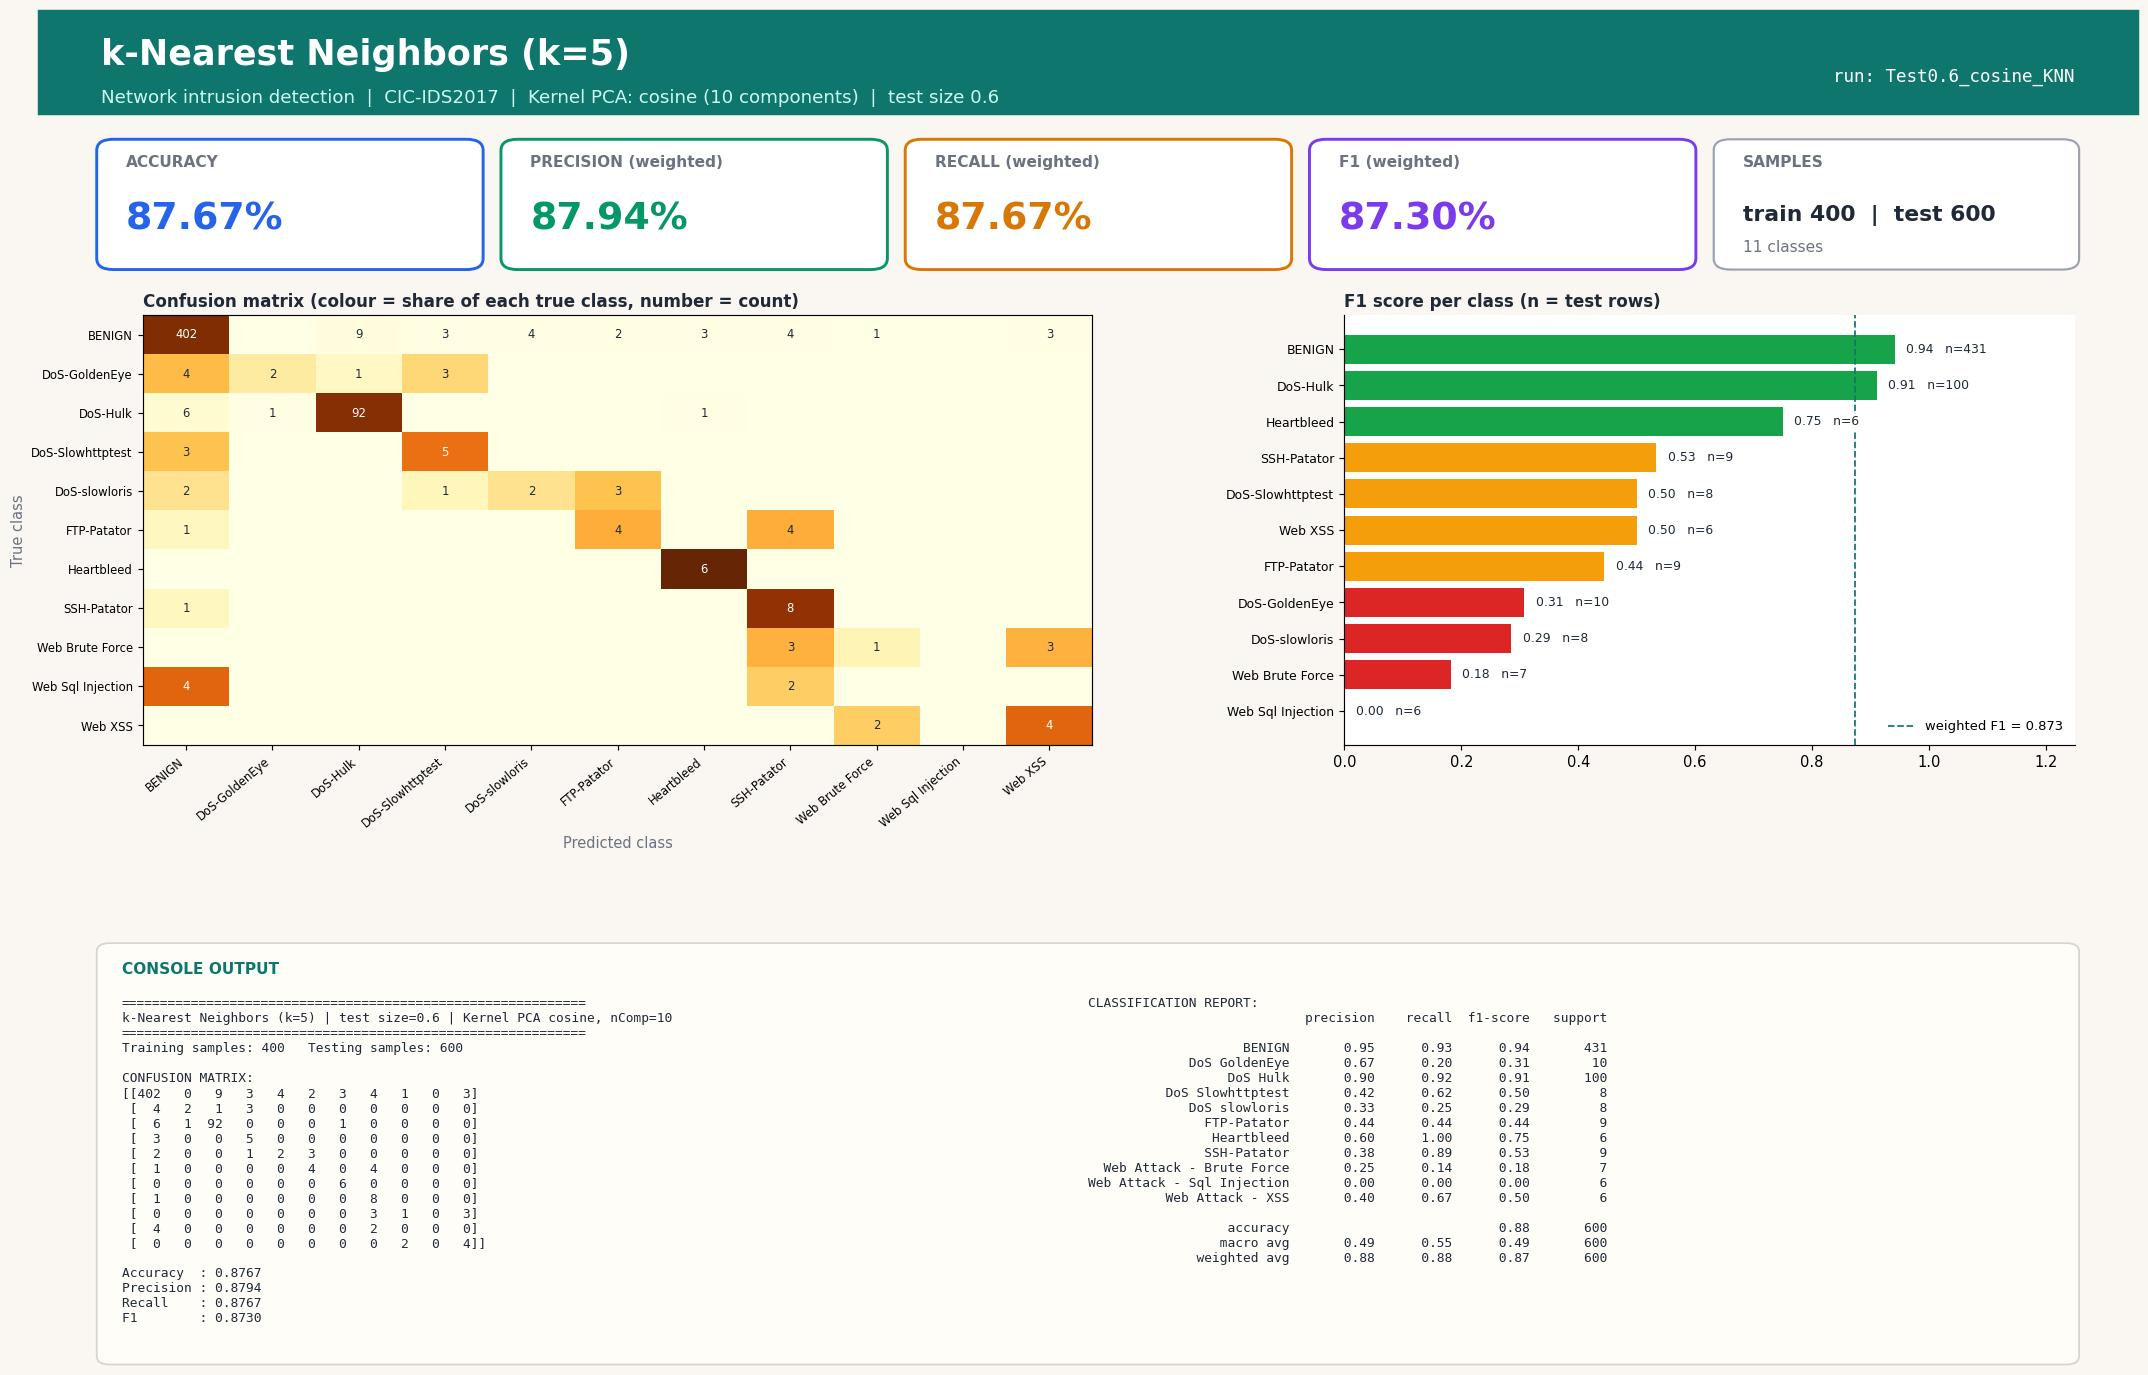

Recreate this plot in Python.
#!/usr/bin/env python3
"""k-Nearest Neighbors (k=5) | Test size 0.6 | Kernel PCA kernel=cosine, n_components=10
CIC-IDS2017 (Tue+Wed+Thu-morning) 1000-row stratified sample.
Run in any IDE (Spyder / VS Code / PyCharm / Jupyter): open the file and press Run, no arguments needed.
Saves next to this file: 'Test0.6_cosine_KNN.jpg' - one image with the console output (confusion matrix, metrics, classification report) plus charts."""
import json, os
import numpy as np
import matplotlib.pyplot as plt
from sklearn.decomposition import KernelPCA
from sklearn.neighbors import KNeighborsClassifier
from sklearn.metrics import (accuracy_score, classification_report, confusion_matrix,
                             f1_score, precision_score, recall_score)
from sklearn.model_selection import train_test_split
from sklearn.preprocessing import StandardScaler

TEST_SIZE, KERNEL, N_COMP, ALG, ALG_NAME = 0.6, "cosine", 10, "KNN", "k-Nearest Neighbors (k=5)"
try:
    HERE = os.path.dirname(os.path.abspath(__file__))
except NameError:                      # Jupyter / interactive console
    HERE = os.getcwd()
def _find_root():                      # folder that contains data/sample.npz (works from any working directory)
    for p in (HERE, os.path.join(HERE, ".."), os.path.join(HERE, "..", ".."), os.getcwd()):
        if os.path.exists(os.path.join(p, "data", "sample.npz")):
            return os.path.abspath(p)
    raise FileNotFoundError("data/sample.npz not found - run prepare_data.py or keep the repo folder structure")
ROOT = _find_root()
tag = f"Test{TEST_SIZE}_{KERNEL}_{ALG}"

# 1. LOAD cached, cleaned sample (see prepare_data.py)
d = np.load(os.path.join(ROOT, "data", "sample.npz"), allow_pickle=True)
X, y, class_names = d["X"], d["y"], [str(c).replace("�", "-") for c in d["classes"]]

# 2. SPLIT
X_train, X_test, y_train, y_test = train_test_split(
    X, y, test_size=TEST_SIZE, random_state=42, stratify=y)

# 3. SCALE (fit on train only)
scaler = StandardScaler()
X_train = scaler.fit_transform(X_train); X_test = scaler.transform(X_test)

# 4. DIMENSIONALITY REDUCTION: Kernel PCA (fit on train only; gamma = sklearn default 1/n_features)
kpca = KernelPCA(n_components=N_COMP, kernel=KERNEL, random_state=0)
X_train = kpca.fit_transform(X_train); X_test = kpca.transform(X_test)

# 5. CLASSIFIER
classifier = KNeighborsClassifier(n_neighbors=5)
classifier.fit(X_train, y_train)
y_pred = classifier.predict(X_test)

# 6. METRICS
labels = np.arange(len(class_names))
cm = confusion_matrix(y_test, y_pred, labels=labels)
res = dict(test_size=TEST_SIZE, kernel=KERNEL, n_components=N_COMP, algorithm=ALG, model=ALG_NAME,
           n_train=int(len(y_train)), n_test=int(len(y_test)),
           accuracy=accuracy_score(y_test, y_pred),
           precision=precision_score(y_test, y_pred, average="weighted", zero_division=0),
           recall=recall_score(y_test, y_pred, average="weighted", zero_division=0),
           f1=f1_score(y_test, y_pred, average="weighted", zero_division=0))
report = classification_report(y_test, y_pred, labels=labels, target_names=class_names, zero_division=0)
lines = ["=" * 60, f"{ALG_NAME} | test size={TEST_SIZE} | Kernel PCA {KERNEL}, nComp={N_COMP}", "=" * 60,
         f"Training samples: {len(y_train)}   Testing samples: {len(y_test)}", "", "CONFUSION MATRIX:", np.array2string(cm), ""]
for k in ("accuracy", "precision", "recall", "f1"): lines.append(f"{k.capitalize():10s}: {res[k]:.4f}")
lines += ["", "CLASSIFICATION REPORT:", report]
console_output = "\n".join(lines); print(console_output)

# 7. VISUAL OUTPUT: ONE report-style image (banner, KPI cards, charts, console output) - real results only
from matplotlib.patches import FancyBboxPatch, Rectangle
short = [c.replace("Web Attack - ", "Web ").replace("DoS ", "DoS-") for c in class_names]
rep = classification_report(y_test, y_pred, labels=labels, target_names=class_names, zero_division=0, output_dict=True)
cmn = cm / np.maximum(cm.sum(axis=1, keepdims=True), 1)          # row-normalised = per-class recall
INK, MUTED, BG, ACC = "#1f2937", "#6b7280", "#faf7f2", "#0f766e"
fig = plt.figure(figsize=(20, 13.2), dpi=105, facecolor=BG)
fig.add_artist(Rectangle((0, 0.925), 1, 0.075, transform=fig.transFigure, color=ACC, zorder=0))
fig.text(0.03, 0.968, f"{ALG_NAME}", fontsize=24, fontweight="bold", color="white", va="center")
fig.text(0.03, 0.937, f"Network intrusion detection  |  CIC-IDS2017  |  Kernel PCA: {KERNEL} ({N_COMP} components)  |  test size {TEST_SIZE}",
         fontsize=12.5, color="#ccfbf1", va="center")
fig.text(0.97, 0.952, f"run: {tag}", fontsize=12, color="white", ha="right", va="center", family="monospace")

# KPI cards
cards = [("ACCURACY", res["accuracy"], "#2563eb"), ("PRECISION (weighted)", res["precision"], "#059669"),
         ("RECALL (weighted)", res["recall"], "#d97706"), ("F1 (weighted)", res["f1"], "#7c3aed")]
for i, (lab, v, col) in enumerate(cards):
    x0 = 0.03 + i * 0.1925
    fig.add_artist(FancyBboxPatch((x0, 0.815), 0.18, 0.09, boxstyle="round,pad=0.002,rounding_size=0.008", transform=fig.transFigure,
                                  facecolor="white", edgecolor=col, linewidth=2))
    fig.text(x0 + 0.012, 0.887, lab, fontsize=10.5, color=MUTED, fontweight="bold")
    fig.text(x0 + 0.012, 0.842, f"{v * 100:.2f}%", fontsize=26, color=col, fontweight="bold")
fig.add_artist(FancyBboxPatch((0.80, 0.815), 0.17, 0.09, boxstyle="round,pad=0.002,rounding_size=0.008", transform=fig.transFigure,
                              facecolor="white", edgecolor="#9ca3af", linewidth=1.5))
fig.text(0.812, 0.887, "SAMPLES", fontsize=10.5, color=MUTED, fontweight="bold")
fig.text(0.812, 0.848, f"train {res['n_train']}  |  test {res['n_test']}", fontsize=15, color=INK, fontweight="bold")
fig.text(0.812, 0.826, f"{len(class_names)} classes", fontsize=10.5, color=MUTED)

gs = fig.add_gridspec(1, 2, left=0.05, right=0.97, top=0.78, bottom=0.47, wspace=0.30, width_ratios=[1.3, 1])
ax1 = fig.add_subplot(gs[0, 0]); ax2 = fig.add_subplot(gs[0, 1])
for ax in (ax1, ax2): ax.set_facecolor("white")
im = ax1.imshow(cmn, cmap="YlOrBr", vmin=0, vmax=1, aspect="auto")
ax1.set_xticks(labels); ax1.set_yticks(labels); ax1.set_xticklabels(short, rotation=40, ha="right", fontsize=8); ax1.set_yticklabels(short, fontsize=8)
ax1.set_title("Confusion matrix (colour = share of each true class, number = count)", loc="left", fontsize=11.5, color=INK, fontweight="bold")
ax1.set_xlabel("Predicted class", color=MUTED); ax1.set_ylabel("True class", color=MUTED)
for a_ in labels:
    for b_ in labels:
        if cm[a_, b_]: ax1.text(b_, a_, cm[a_, b_], ha="center", va="center", fontsize=8, color="white" if cmn[a_, b_] > 0.6 else INK)
f1s = [rep[c]["f1-score"] for c in class_names]; sup = [int(rep[c]["support"]) for c in class_names]
order = np.argsort(f1s)
cols = ["#dc2626" if f1s[i] < 0.34 else "#f59e0b" if f1s[i] < 0.67 else "#16a34a" for i in order]
ax2.barh(range(len(order)), [f1s[i] for i in order], color=cols)
ax2.set_yticks(range(len(order))); ax2.set_yticklabels([short[i] for i in order], fontsize=8.5); ax2.set_xlim(0, 1.25)
ax2.set_title("F1 score per class (n = test rows)", loc="left", fontsize=11.5, color=INK, fontweight="bold")
for k, i in enumerate(order): ax2.text(f1s[i] + 0.02, k, f"{f1s[i]:.2f}   n={sup[i]}", va="center", fontsize=8.5, color=INK, zorder=5, bbox=dict(facecolor="white", edgecolor="none", pad=1))
for sp in ("top", "right"): ax2.spines[sp].set_visible(False)
ax2.axvline(res["f1"], color=ACC, ls="--", lw=1.2, label=f"weighted F1 = {res['f1']:.3f}"); ax2.legend(loc="lower right", fontsize=9, frameon=False)

# console output panel (same text that is printed to the console)
fig.add_artist(FancyBboxPatch((0.03, 0.025), 0.94, 0.30, boxstyle="round,pad=0.002,rounding_size=0.006", transform=fig.transFigure,
                              facecolor="#fffdf8", edgecolor="#d6d3d1", linewidth=1.2))
fig.text(0.04, 0.305, "CONSOLE OUTPUT", fontsize=10.5, color=ACC, fontweight="bold")
split_at = lines.index("CLASSIFICATION REPORT:")
fig.text(0.04, 0.288, "\n".join(lines[:split_at]), family="monospace", fontsize=8.8, color=INK, va="top")
fig.text(0.50, 0.288, "\n".join(lines[split_at:]), family="monospace", fontsize=8.8, color=INK, va="top")
plt.savefig(os.path.join(HERE, tag + ".jpg"), format="jpg", bbox_inches="tight", facecolor=BG)
if os.environ.get("ACN_NO_SHOW") != "1": plt.show()   # IDEs display the image; run_all.py disables this
plt.close()

os.makedirs(os.path.join(ROOT, "results", "json"), exist_ok=True)
with open(os.path.join(ROOT, "results", "json", tag + ".json"), "w") as f: json.dump(res, f)
